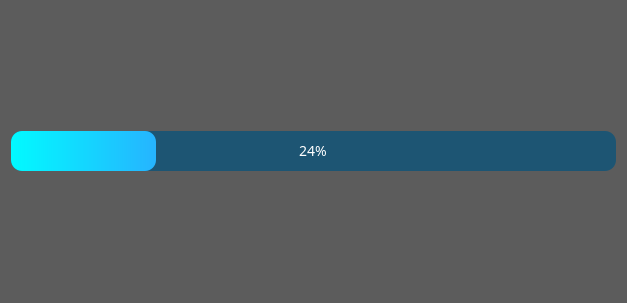
<?xml version="1.0" encoding="UTF-8"?>
<ui version="4.0">
 <class>Form</class>
 <widget class="QWidget" name="Form">
  <property name="geometry">
   <rect>
    <x>0</x>
    <y>0</y>
    <width>627</width>
    <height>303</height>
   </rect>
  </property>
  <property name="windowTitle">
   <string>Form</string>
  </property>
  <property name="styleSheet">
   <string notr="true">#Form{
background: rgba(0, 0, 0, 0.4)
}
*{font-family:  century gothic;}</string>
  </property>
  <layout class="QVBoxLayout" name="verticalLayout">
   <item>
    <widget class="QProgressBar" name="progressBar">
     <property name="minimumSize">
      <size>
       <width>400</width>
       <height>40</height>
      </size>
     </property>
     <property name="styleSheet">
      <string notr="true">QProgressBar::chunk
{
border-radius:11px;
background:qlineargradient(spread:pad,x1:0,y1:0,x2:1,y2:0,stop:0 #01FAFF,stop:1  #26B4FF);
}
#progressBar{
height:22px;
Text-align: center;
font-size:14px;
color:white;
border-radius:11px;
background: #1D5573 ;
}</string>
     </property>
     <property name="value">
      <number>24</number>
     </property>
    </widget>
   </item>
  </layout>
 </widget>
 <resources/>
 <connections/>
</ui>
